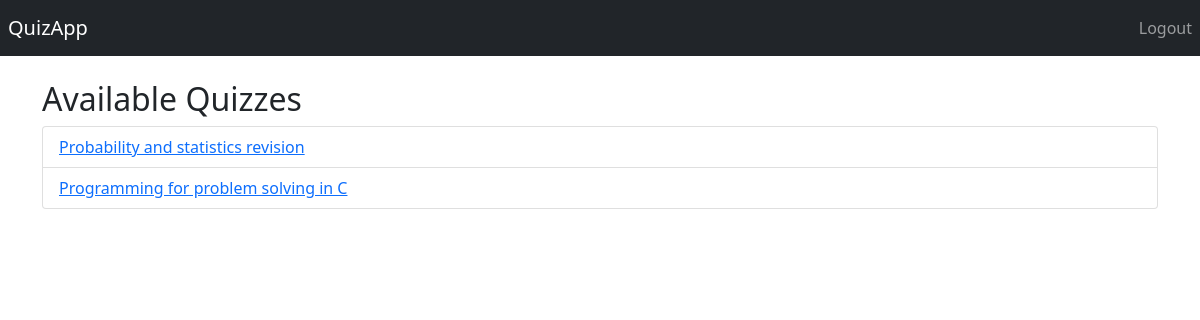
The app's page /quizzes/ (signed in) with its own data.
### my_app/models.py (models this page shows, shortened)
class Quiz(models.Model):
    name = models.CharField(max_length=100)
    creator = models.ForeignKey(User, on_delete=models.CASCADE)
    class Meta:
        ordering = ['name']
        verbose_name = 'Quiz'
        verbose_name_plural = 'Quizzes'
        unique_together = ('name', 'creator')

### my_app/views.py (the view)
# urls.py: path('quizzes/', quiz_list, name='quiz_list'),
@login_required
def quiz_list(request):
    quizzes = Quiz.objects.all()
    return render(request, 'quiz_list.html', {'quizzes': quizzes})

### templates/quiz_list.html (shortened to what this page needs)
{% extends "base.html" %}
{% block content %}
    <h2>Available Quizzes</h2>
    <ul class="list-group">
        {% for quiz in quizzes %}
            <li class="list-group-item"><a href="{% url 'attempt_quiz' quiz.id %}">{{ quiz.name }}</a></li>
        {% empty %}
            <div class="alert alert-warning" role="alert">
                No quiz was found.
            </div>
        {% endfor %}
    </ul>
{% endblock %}

### records on screen
Quiz: name "Probability and statistics revision"
Quiz: name "Programming for problem solving in C"
